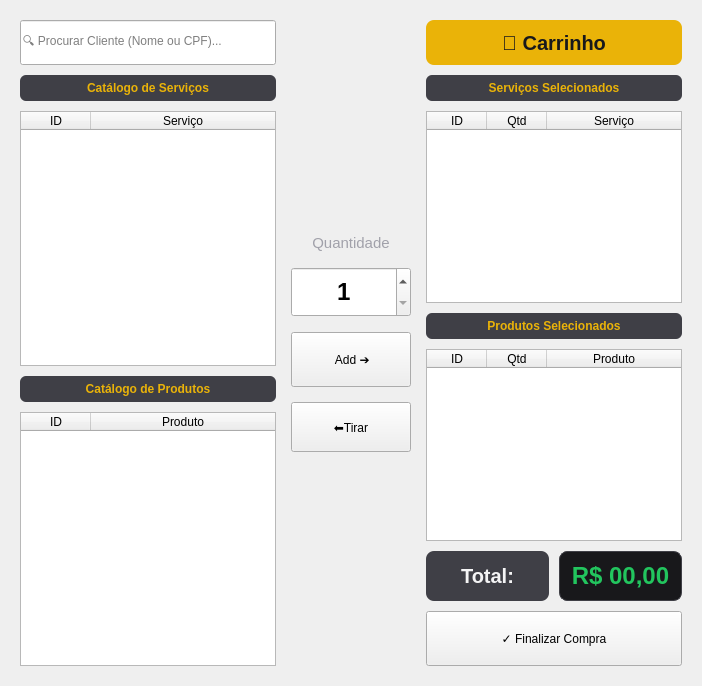
        <widget class="QWidget" name="page">
         <layout class="QHBoxLayout" name="horizontalLayout_vendas" stretch="4,1,4">
          <property name="spacing">
           <number>15</number>
          </property>
          <property name="leftMargin">
           <number>20</number>
          </property>
          <property name="topMargin">
           <number>20</number>
          </property>
          <property name="rightMargin">
           <number>20</number>
          </property>
          <property name="bottomMargin">
           <number>20</number>
          </property>
          <item>
           <layout class="QVBoxLayout" name="verticalLayout_2">
            <property name="spacing">
             <number>10</number>
            </property>
            <item>
             <widget class="QLineEdit" name="lineEdit">
              <property name="minimumSize">
               <size>
                <width>0</width>
                <height>45</height>
               </size>
              </property>
              <property name="placeholderText">
               <string>🔍 Procurar Cliente (Nome ou CPF)...</string>
              </property>
             </widget>
            </item>
            <item>
             <widget class="QLabel" name="label_3">
              <property name="styleSheet">
               <string notr="true">background-color: #3F3F46;
color: #EAB308;
font-weight: bold;
padding: 6px;
border-radius: 6px;</string>
              </property>
              <property name="text">
               <string>Catálogo de Serviços</string>
              </property>
              <property name="alignment">
               <set>Qt::AlignCenter</set>
              </property>
             </widget>
            </item>
            <item>
             <widget class="QTableWidget" name="tableWidget">
              <property name="alternatingRowColors">
               <bool>true</bool>
              </property>
              <property name="selectionBehavior">
               <enum>QAbstractItemView::SelectRows</enum>
              </property>
              <attribute name="horizontalHeaderDefaultSectionSize">
               <number>70</number>
              </attribute>
              <attribute name="horizontalHeaderStretchLastSection">
               <bool>true</bool>
              </attribute>
              <column>
               <property name="text">
                <string>ID</string>
               </property>
              </column>
              <column>
               <property name="text">
                <string>Serviço</string>
               </property>
              </column>
             </widget>
            </item>
            <item>
             <widget class="QLabel" name="label_7">
              <property name="styleSheet">
               <string notr="true">background-color: #3F3F46;
color: #EAB308;
font-weight: bold;
padding: 6px;
border-radius: 6px;</string>
              </property>
              <property name="text">
               <string>Catálogo de Produtos</string>
              </property>
              <property name="alignment">
               <set>Qt::AlignCenter</set>
              </property>
             </widget>
            </item>
            <item>
             <widget class="QTableWidget" name="tableWidget_2">
              <property name="alternatingRowColors">
               <bool>true</bool>
              </property>
              <property name="selectionBehavior">
               <enum>QAbstractItemView::SelectRows</enum>
              </property>
              <attribute name="horizontalHeaderDefaultSectionSize">
               <number>70</number>
              </attribute>
              <attribute name="horizontalHeaderStretchLastSection">
               <bool>true</bool>
              </attribute>
              <column>
               <property name="text">
                <string>ID</string>
               </property>
              </column>
              <column>
               <property name="text">
                <string>Produto</string>
               </property>
              </column>
             </widget>
            </item>
           </layout>
          </item>
          <item>
           <layout class="QVBoxLayout" name="verticalLayout_controles_venda">
            <property name="spacing">
             <number>15</number>
            </property>
            <item>
             <spacer name="verticalSpacer_v1">
              <property name="orientation">
               <enum>Qt::Vertical</enum>
              </property>
              <property name="sizeHint" stdset="0">
               <size>
                <width>20</width>
                <height>40</height>
               </size>
              </property>
             </spacer>
            </item>
            <item>
             <widget class="QLabel" name="label_qtd">
              <property name="styleSheet">
               <string notr="true">font-size: 11pt; color: #A1A1AA;</string>
              </property>
              <property name="text">
               <string>Quantidade</string>
              </property>
              <property name="alignment">
               <set>Qt::AlignCenter</set>
              </property>
             </widget>
            </item>
            <item>
             <widget class="QSpinBox" name="spinBox">
              <property name="minimumSize">
               <size>
                <width>110</width>
                <height>50</height>
               </size>
              </property>
              <property name="styleSheet">
               <string notr="true">font-size: 18pt; font-weight: bold;</string>
              </property>
              <property name="alignment">
               <set>Qt::AlignCenter</set>
              </property>
              <property name="minimum">
               <number>1</number>
              </property>
             </widget>
            </item>
            <item>
             <widget class="QPushButton" name="pushButton_5">
              <property name="minimumSize">
               <size>
                <width>120</width>
                <height>55</height>
               </size>
              </property>
              <property name="cursor">
               <cursorShape>PointingHandCursor</cursorShape>
              </property>
              <property name="text">
               <string> Add ➔</string>
              </property>
             </widget>
            </item>
            <item>
             <widget class="QPushButton" name="pushButton_6">
              <property name="minimumSize">
               <size>
                <width>120</width>
                <height>50</height>
               </size>
              </property>
              <property name="cursor">
               <cursorShape>PointingHandCursor</cursorShape>
              </property>
              <property name="text">
               <string>⬅Tirar</string>
              </property>
             </widget>
            </item>
            <item>
             <spacer name="verticalSpacer_v2">
              <property name="orientation">
               <enum>Qt::Vertical</enum>
              </property>
              <property name="sizeHint" stdset="0">
               <size>
                <width>20</width>
                <height>40</height>
               </size>
              </property>
             </spacer>
            </item>
           </layout>
          </item>
          <item>
           <layout class="QVBoxLayout" name="verticalLayout_3">
            <property name="spacing">
             <number>10</number>
            </property>
            <item>
             <widget class="QLabel" name="label_carrinho_titulo">
              <property name="minimumSize">
               <size>
                <width>0</width>
                <height>45</height>
               </size>
              </property>
              <property name="styleSheet">
               <string notr="true">background-color: #EAB308;
color: #18181B;
font-size: 15pt;
font-weight: bold;
border-radius: 8px;</string>
              </property>
              <property name="text">
               <string>🛒 Carrinho</string>
              </property>
              <property name="alignment">
               <set>Qt::AlignCenter</set>
              </property>
             </widget>
            </item>
            <item>
             <widget class="QLabel" name="label_8">
              <property name="styleSheet">
               <string notr="true">background-color: #3F3F46;
color: #EAB308;
font-weight: bold;
padding: 6px;
border-radius: 6px;</string>
              </property>
              <property name="text">
               <string>Serviços Selecionados</string>
              </property>
              <property name="alignment">
               <set>Qt::AlignCenter</set>
              </property>
             </widget>
            </item>
            <item>
             <widget class="QTableWidget" name="tableWidget_4">
              <property name="alternatingRowColors">
               <bool>true</bool>
              </property>
              <property name="selectionBehavior">
               <enum>QAbstractItemView::SelectRows</enum>
              </property>
              <attribute name="horizontalHeaderDefaultSectionSize">
               <number>60</number>
              </attribute>
              <attribute name="horizontalHeaderStretchLastSection">
               <bool>true</bool>
              </attribute>
              <column>
               <property name="text">
                <string>ID</string>
               </property>
              </column>
              <column>
               <property name="text">
                <string>Qtd</string>
               </property>
              </column>
              <column>
               <property name="text">
                <string>Serviço</string>
               </property>
              </column>
             </widget>
            </item>
            <item>
             <widget class="QLabel" name="label_9">
              <property name="styleSheet">
               <string notr="true">background-color: #3F3F46;
color: #EAB308;
font-weight: bold;
padding: 6px;
border-radius: 6px;</string>
              </property>
              <property name="text">
               <string>Produtos Selecionados</string>
              </property>
              <property name="alignment">
               <set>Qt::AlignCenter</set>
              </property>
             </widget>
            </item>
            <item>
             <widget class="QTableWidget" name="tableWidget_3">
              <property name="alternatingRowColors">
               <bool>true</bool>
              </property>
              <property name="selectionBehavior">
               <enum>QAbstractItemView::SelectRows</enum>
              </property>
              <attribute name="horizontalHeaderDefaultSectionSize">
               <number>60</number>
              </attribute>
              <attribute name="horizontalHeaderStretchLastSection">
               <bool>true</bool>
              </attribute>
              <column>
               <property name="text">
                <string>ID</string>
               </property>
              </column>
              <column>
               <property name="text">
                <string>Qtd</string>
               </property>
              </column>
              <column>
               <property name="text">
                <string>Produto</string>
               </property>
              </column>
             </widget>
            </item>
            <item>
             <layout class="QHBoxLayout" name="horizontalLayout">
              <item>
               <widget class="QLabel" name="label_10">
                <property name="minimumSize">
                 <size>
                  <width>0</width>
                  <height>50</height>
                 </size>
                </property>
                <property name="styleSheet">
                 <string notr="true">background-color: #3F3F46;
color: #F4F4F5;
font-size: 15pt;
font-weight: bold;
border-radius: 8px;</string>
                </property>
                <property name="text">
                 <string>Total:</string>
                </property>
                <property name="alignment">
                 <set>Qt::AlignCenter</set>
                </property>
               </widget>
              </item>
              <item>
               <widget class="QLabel" name="label_11">
                <property name="minimumSize">
                 <size>
                  <width>0</width>
                  <height>50</height>
                 </size>
                </property>
                <property name="styleSheet">
                 <string notr="true">background-color: #18181B;
color: #22C55E;
font-size: 18pt;
font-weight: bold;
border: 1px solid #3F3F46;
border-radius: 8px;</string>
                </property>
                <property name="text">
                 <string>R$ 00,00</string>
                </property>
                <property name="alignment">
                 <set>Qt::AlignCenter</set>
                </property>
               </widget>
              </item>
             </layout>
            </item>
            <item>
             <widget class="QPushButton" name="pushButton_7">
              <property name="minimumSize">
               <size>
                <width>0</width>
                <height>55</height>
               </size>
              </property>
              <property name="cursor">
               <cursorShape>PointingHandCursor</cursorShape>
              </property>
              <property name="text">
               <string>✓ Finalizar Compra</string>
              </property>
             </widget>
            </item>
           </layout>
          </item>
         </layout>
        </widget>
